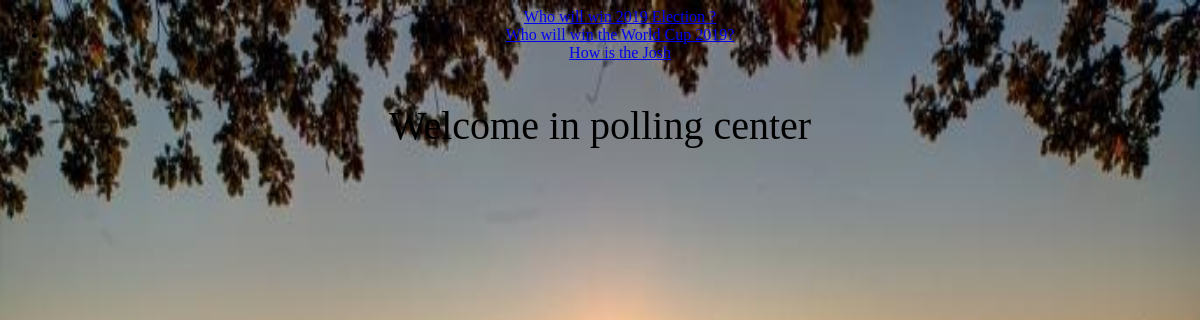
Screenshot of /polls/ with the database file from the repository.
### polls/models.py (models this page shows, shortened)
class Question(models.Model):
	question_text = models.CharField(max_length=200)
	pub_date = models.DateTimeField('date published')

### polls/views.py (the view)
# urls.py: path('', views.IndexView.as_view(), name='index'),
class IndexView(generic.ListView):
    template_name = 'polls/index.html'
    context_object_name = 'latest_question_list'
    def get_queryset(self):
        return Question.objects.order_by('-pub_date')[:5]

### polls/templates/polls/index.html (shortened to what this page needs)
{% load static %}
<link rel="stylesheet" type="text/css" href="{% static '/polls/style.css' %}" />
<!DOCTYPE html>
<head>
</head>
<body style="background-size: 100% 100%;" >
{% if latest_question_list %}
<div>
    <ul >
    {% for question in latest_question_list %}
          <li ><a href="{% url 'polls:detail' question.id %}">{{ question.question_text }}</a></li>
    {% endfor %}
    </ul>
  </div>
{% else %}
    <p>No polls are available.</p>
{% endif %}
<p>Welcome in polling center </p>
</body>
</html>

### polls/static/polls/style.css (style rules this page uses)
li a { font-color:red; }
body { background: white url("images/background.gif") no-repeat }
p { font-size: 40px; font-color:green; text-align: center; }
div { text-align:center; }

### rows the page displays
Question: question_text "Who will win 2019 Election ?"
Question: question_text "Who will win the World Cup 2019?"
Question: question_text "How is the Josh"
